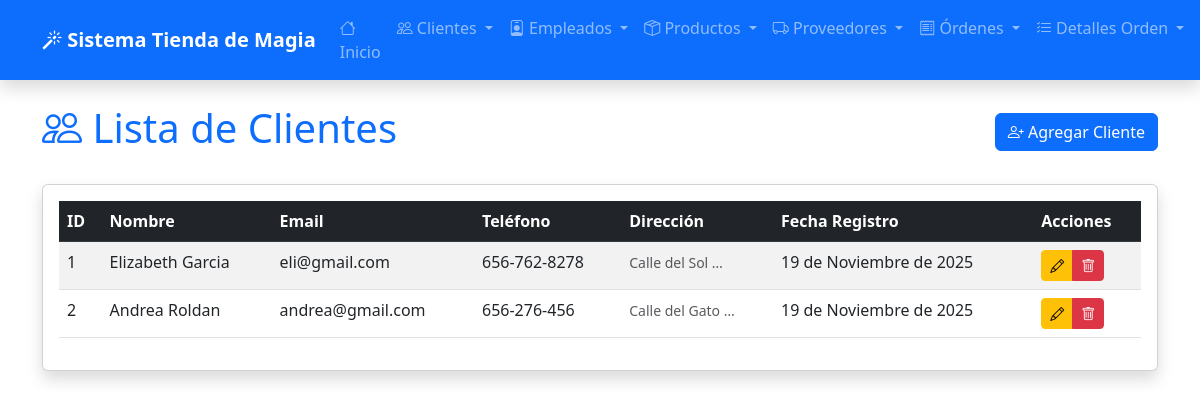
/clientes/, run on the app's committed database.
### app_TiendadeMagia/models.py (models this page shows, shortened)
class Cliente(models.Model):
    nombre = models.CharField(max_length=255)
    email = models.EmailField()
    telefono = models.CharField(max_length=20)
    direccion = models.TextField()
    fecha_registro = models.DateField(auto_now_add=True)
    rfc = models.CharField(max_length=13, blank=True, null=True)

### app_TiendadeMagia/views.py (the view)
# urls.py: path('clientes/', views.ver_clientes, name='ver_clientes'),
def ver_clientes(request):
    clientes = Cliente.objects.all()
    return render(request, 'app_TiendadeMagia/cliente/ver_clientes.html', {'clientes': clientes})

### app_TiendadeMagia/templates/app_TiendadeMagia/cliente/ver_clientes.html (shortened to what this page needs)
<!DOCTYPE html>
<html lang="es">
<head>
    <link href="https://cdn.jsdelivr.net/npm/bootstrap@5.3.0/dist/css/bootstrap.min.css" rel="stylesheet">
    <link href="https://cdn.jsdelivr.net/npm/bootstrap-icons@1.10.0/font/bootstrap-icons.css" rel="stylesheet">
</head>
<body>
    {% include 'app_TiendadeMagia/navbar.html' %}
    <div class="container mt-4">
        <div class="d-flex justify-content-between align-items-center mb-4">
            <h1 class="text-primary">
                <i class="bi bi-people"></i> Lista de Clientes
            </h1>
            <a href="{% url 'agregar_cliente' %}" class="btn btn-primary">
                <i class="bi bi-person-plus"></i> Agregar Cliente
            </a>
        </div>
        {% if clientes %}
        <div class="card shadow">
            <div class="card-body">
                <div class="table-responsive">
                    <table class="table table-striped table-hover">
                        <thead class="table-dark">
                            <tr>
                                <th>ID</th>
                                <th>Nombre</th>
                                <th>Email</th>
                                <th>Teléfono</th>
                                <th>Dirección</th>
                                <th>Fecha Registro</th>
                                <th>Acciones</th>
                            </tr>
                        </thead>
                        <tbody>
                            {% for cliente in clientes %}
                            <tr>
                                <td>{{ cliente.id }}</td>
                                <td>{{ cliente.nombre }}</td>
                                <td>{{ cliente.email }}</td>
                                <td>{{ cliente.telefono }}</td>
                                <td>
                                    <small class="text-muted">{{ cliente.direccion|truncatewords:3 }}</small>
                                </td>
                                <td>{{ cliente.fecha_registro }}</td>
                                <td>
                                    <div class="btn-group btn-group-sm">
                                        <a href="{% url 'actualizar_cliente' cliente.id %}" class="btn btn-warning">
                                            <i class="bi bi-pencil"></i>
                                        </a>
                                        <a href="{% url 'borrar_cliente' cliente.id %}" class="btn btn-danger">
                                            <i class="bi bi-trash"></i>
                                        </a>
                                    </div>
                                </td>
                            </tr>
                            {% endfor %}
                        </tbody>
                    </table>
                </div>
            </div>
        </div>
        {% endif %}
    </div>
</body>
</html>

### data on the page
Cliente: id "1", nombre "Elizabeth Garcia", email "eli@gmail.com", telefono "656-762-8278", direccion "Calle del Sol …", fecha_registro "19 de Noviembre de 2025"
Cliente: id "2", nombre "Andrea Roldan", email "andrea@gmail.com", telefono "656-276-456", direccion "Calle del Gato …", fecha_registro "19 de Noviembre de 2025"
